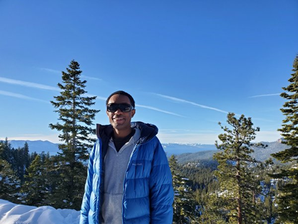
#> input picture images/image3.png, 298 x 224 px, shrunk from 480 x 360 before the run, found by its file name
$ jupyter execute --allow-errors equipo33_region_growing.ipynb
#> lines starting #> are read from the running program, lines starting #| are printed output that depends on the picture; after the words box and inside, x2 and y2 are one past the last pixel; in counts of white or black regions, pixels touching at a corner belong together
<a href="https://colab.research.google.com/github/FranciscoMedellin/mna-computer-vision/blob/main/equipo33_region_growing.ipynb" target="_parent"></a>

## **Maestría en inteligencia Artificial Aplicada.**##

**TC4033.10 Visión Computacional para imágenes y video**

9.6 Comparación de métodos de segmentación (Demo en Google Colab)

Equipo #33
* Jonathan Alberto López Rodríguez - A01794938

* Francisco Medellin Zertuche - A01794044

* Edgar Rusef Hernández García - A01795076

* Patricio Mondragon Fernandez - A01748352

[cell 1]
img_path = 'https://raw.githubusercontent.com/FranciscoMedellin/mna-computer-vision/refs/heads/main/images/' #image1.png
images = ['image1.png', 'image2.png', 'image3.png', 'image4.png', 'image5.png',
          'brain1-right-side.png',  'brain-1-rigth-side-noise.png', 'puma-gray.png', 'puma-gray-noise.png', 'image-gateway-noise.jpg'
          ]

[cell 2]
import urllib.request

def get_web_image(url):
  """
  Return img based on url, example: "https://raw.githubusercontent.com/FranciscoMedellin/mna-computer-vision/refs/heads/main/print-after-segmentation.png"
  """
  resp = urllib.request.urlopen(url)
  image = np.asarray(bytearray(resp.read()), dtype="uint8")
  img = cv2.imdecode(image, cv2.IMREAD_COLOR)
#> img is the input picture: shape (224, 298, 3); mean B, G, R 164.5, 120.3, 81.7
  return img

[cell 3]
def display_image(img):
  # Imagen original
  img_rgb = cv2.cvtColor(img, cv2.COLOR_BGR2RGB)
  plt.imshow(img_rgb)
  plt.title('Imagen Original')
  plt.axis('off')

[cell 4]
import cv2
import numpy as np
import matplotlib.pyplot as plt

def region_growing(image_path, display_original = False, seed=None, lo_diff=5, up_diff=50, new_val=100, use_darkest_pixel=False):
    """
    Implementa el algoritmo de crecimiento de regiones mediante cv2.floodFill.

    Inputs:
    - image_path: Ruta de la imagen a procesar.
    - display_original = False, si es True, muestra la imagen original.
    - seed: Punto de inicio (x, y). Si es None, se usa el centro o el píxel más oscuro.
    - lo_diff: Diferencia mínima de intensidad permitida. Valor de ejemplo: 5
    - up_diff: Diferencia máxima de intensidad permitida. Valor de ejemplo: 50
    - new_val: Valor con el que se llenará la región. 100
    - use_darkest_pixel: Si es True, usa el píxel más oscuro como semilla.
    """
    # Mostrar original image
    if display_original:
        display_image(image_path)

    # Cargar la imagen en escala de grises
    # image = cv2.imread(image_path, cv2.IMREAD_GRAYSCALE)
    image = cv2.cvtColor(image_path, cv2.COLOR_BGR2GRAY)
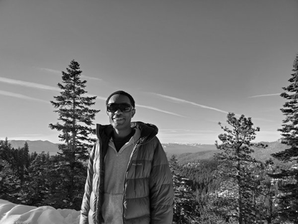
#> image: shape (224, 298); min 0, max 255, mean 113.8


    # Verificar si la imagen se cargó correctamente
    if image is None:
        print(f"Error: No se pudo cargar la imagen '{image_path}'. Verifica la ruta.")
        return

    # Copiar la imagen original para comparaciones
    original_image = image.copy()

    # Crear una máscara con tamaño 2 píxeles más grande en cada dimensión (requerido por floodFill)
    height, width = image.shape
#> height = 224; width = 298
    mask = np.zeros((height + 2, width + 2), np.uint8)

    # Definir la semilla de crecimiento
    if seed is None:
        if use_darkest_pixel:
            # Encontrar el píxel más oscuro de la imagen
            y, x = np.unravel_index(np.argmin(image), image.shape)
            seed = (x, y)
        else:
            # Usar el centro de la imagen como semilla
            seed = (width // 2, height // 2)
#> seed = (149, 112)

    # print(f"Procesando '{image_path}' con semilla en {seed}")
    print(f"Procesando, ' con semilla en {seed}")
#| Procesando, ' con semilla en (149, 112)


    # Aplicar el algoritmo de Region Growing usando cv2.floodFill
    cv2.floodFill(image, mask, seedPoint=seed, newVal=new_val, loDiff=(lo_diff,), upDiff=(up_diff,))
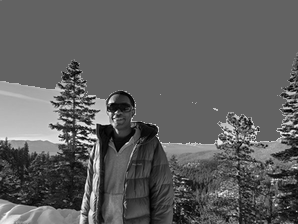
#> image: shape (224, 298); min 0, max 255, mean 95.2

    # Mostrar la imagen original y segmentada
    fig, ax = plt.subplots(1, 2, figsize=(12, 5))

    # Imagen original gray
    ax[0].imshow(original_image, cmap='gray')
    ax[0].set_title("Imagen Original Gray")
    ax[0].axis("off")

    # Imagen procesada
    ax[1].imshow(image, cmap='gray')
    ax[1].set_title("Segmentación con Region Growing")
    ax[1].axis("off")

    plt.show()
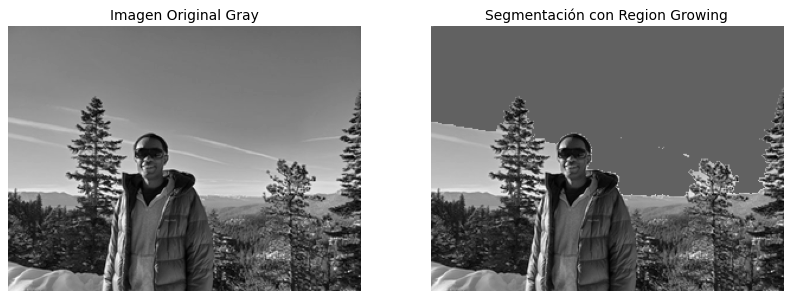
#> figure drawn by matplotlib, 2 panels

[cell 5]
img = get_web_image(img_path + images[2])
region_growing(img, display_original = True, lo_diff= 2, up_diff= 10, new_val=98 ,use_darkest_pixel=False)

[cell 6]
img = get_web_image(img_path + images[4])
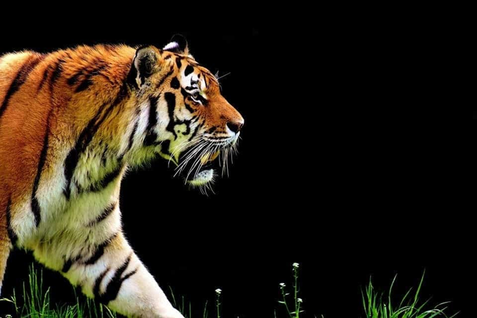
#> input picture images/image5.png, 477 x 318 px, shrunk from 768 x 512 before the run, found by its file name
#> in get_web_image, img is the input picture: shape (318, 477, 3); mean B, G, R 21.2, 32.3, 39.8
region_growing(img, use_darkest_pixel=True)
#> call 2 of region_growing, with display_original = False, lo_diff = 5, up_diff = 50, new_val = 100, use_darkest_pixel = True
#> in region_growing (call 2), `image = cv2.cvtColor(image_path, cv2.COLOR_BGR2GRAY)`:
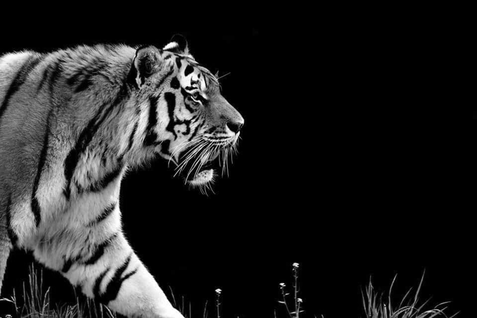
#> image: shape (318, 477); min 0, max 255, mean 33.3
#> in region_growing (call 2), `y, x = np.unravel_index(np.argmin(image), image.shape)`: y = 0
#> in region_growing (call 2), `seed = (x, y)`: seed = (0, 0)
#| Procesando, ' con semilla en (0, 0)
#> in region_growing (call 2), `cv2.floodFill(image, mask, seedPoint=seed, newVal=new_val, loDiff=(lo_..`:
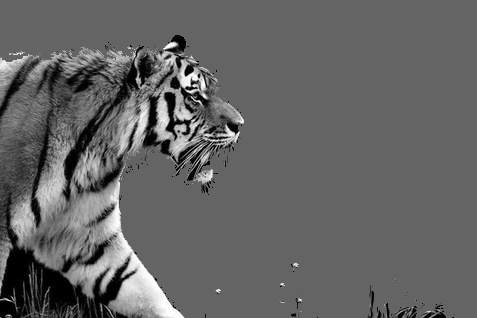
#> image: shape (318, 477); min 0, max 255, mean 99.8

#> (a cell that did not finish here is left out)

[cell 8]
img = get_web_image(img_path + images[6])
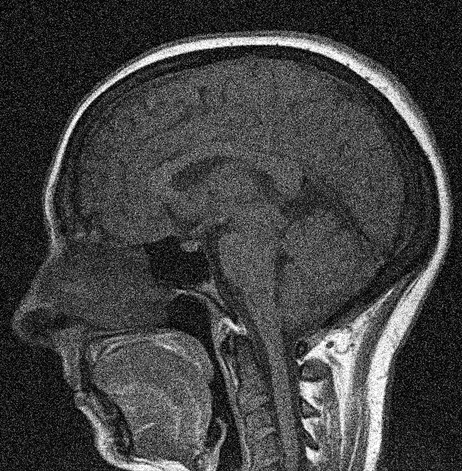
#> input picture images/brain-1-rigth-side-noise.png, 462 x 471 px, shrunk from 744 x 758 before the run, found by its file name
#> in get_web_image, img is the input picture: shape (471, 462, 3); min 0, max 255, mean 64.8
region_growing(img,lo_diff= 2, up_diff= 10, new_val=150 ,use_darkest_pixel=False)
#| Procesando, ' con semilla en (231, 235)
#> in region_growing (call 3), `cv2.floodFill(image, mask, seedPoint=seed, newVal=new_val, loDiff=(lo_..`: image: shape (471, 462); min 0, max 255, mean 64.8

#> (a cell that did not finish here is left out)


[cell 10]
img = get_web_image(img_path + images[3])
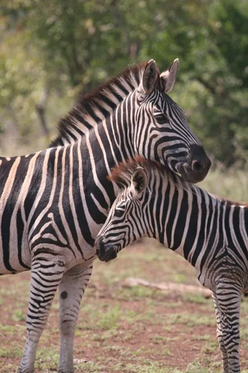
#> input picture images/image4.png, 248 x 373 px, shrunk from 400 x 600 before the run, found by its file name
#> in get_web_image, img is the input picture: shape (373, 248, 3); mean B, G, R 94.2, 109.3, 121.5
region_growing(img, display_original=True , lo_diff= 9, up_diff= 25, new_val=45 ,use_darkest_pixel=True)
#> in region_growing (call 5), `image = cv2.cvtColor(image_path, cv2.COLOR_BGR2GRAY)`:
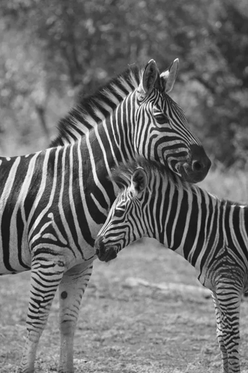
#> image: shape (373, 248); min 11, max 255, mean 111.2
#> in region_growing (call 5), `y, x = np.unravel_index(np.argmin(image), image.shape)`: y = 135; x = 126
#> in region_growing (call 5), `seed = (x, y)`: seed = (126, 135)
#| Procesando, ' con semilla en (126, 135)
#> in region_growing (call 5), `cv2.floodFill(image, mask, seedPoint=seed, newVal=new_val, loDiff=(lo_..`:
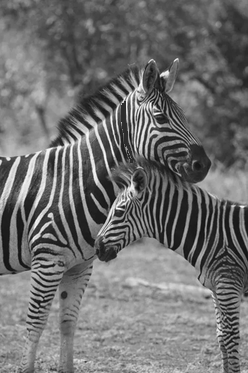
#> image: shape (373, 248); 0.28% of pixels changed, all inside (x1, y1, x2, y2) = (121, 101, 134, 163)
